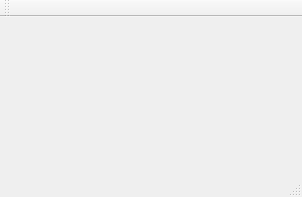
<?xml version="1.0" encoding="UTF-8"?>
<ui version="4.0">
 <class>MainWindow</class>
 <widget class="QMainWindow" name="MainWindow">
  <property name="geometry">
   <rect>
    <x>0</x>
    <y>0</y>
    <width>302</width>
    <height>197</height>
   </rect>
  </property>
  <property name="windowTitle">
   <string>MainWindow</string>
  </property>
  <widget class="QWidget" name="centralWidget">
   <layout class="QVBoxLayout" name="verticalLayout">
    <item>
     <widget class="MapWidget" name="mapWidget" native="true"/>
    </item>
   </layout>
  </widget>
  <widget class="QMenuBar" name="menuBar">
   <property name="geometry">
    <rect>
     <x>0</x>
     <y>0</y>
     <width>302</width>
     <height>21</height>
    </rect>
   </property>
  </widget>
  <widget class="QToolBar" name="mainToolBar">
   <attribute name="toolBarArea">
    <enum>TopToolBarArea</enum>
   </attribute>
   <attribute name="toolBarBreak">
    <bool>false</bool>
   </attribute>
  </widget>
  <widget class="QStatusBar" name="statusBar"/>
 </widget>
 <layoutdefault spacing="6" margin="11"/>
 <customwidgets>
  <customwidget>
   <class>MapWidget</class>
   <extends>QWidget</extends>
   <header>MapWidget.h</header>
   <container>1</container>
  </customwidget>
 </customwidgets>
 <resources/>
 <connections/>
</ui>
